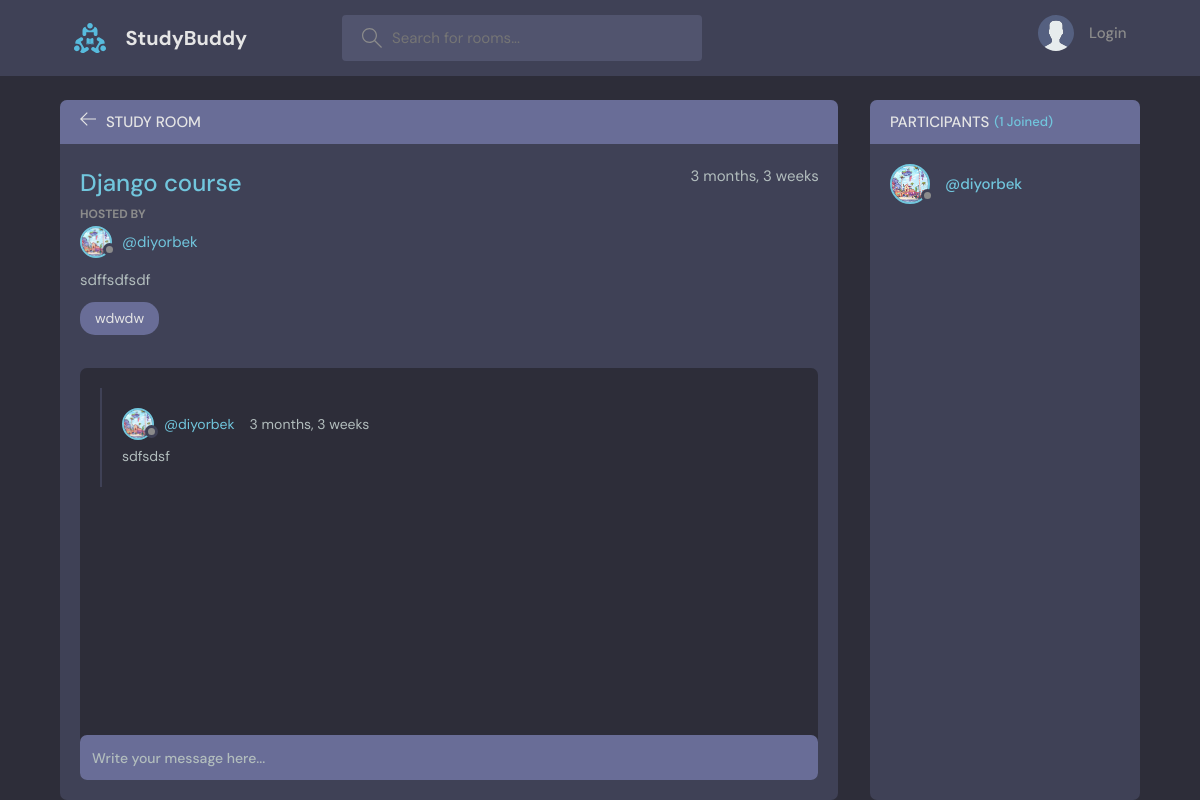
Screenshot of /room-detail/1 with the database file from the repository.
### baseapp/models.py (models this page shows, shortened)
class RommModel(models.Model):
    user = models.ForeignKey(User, on_delete=models.CASCADE, null=True)
    title = models.CharField(max_length=200)
    content = models.TextField()
    category = models.ForeignKey(Category, on_delete=models.PROTECT, null=True)
    participants = models.ManyToManyField(User, related_name='ptns', null=True, blank=True)
    created = models.DateTimeField(auto_now_add=True)
    update = models.DateTimeField(auto_now=True)
    class Meta:
        ordering = ['-created', '-update']

class User(AbstractUser):
    avatar = models.ImageField(upload_to='avas/', blank=True, null=True)
    bio = models.TextField('Bio', blank=True, null=True)

class Category(models.Model):
    cat_name = models.CharField(max_length=150)
    def __str__(self):
        return self.cat_name
    class Meta:
        verbose_name_plural = "Categories"
        verbose_name = "Category"
        ordering = ["cat_name"]

class Messages(models.Model):
    user = models.ForeignKey(User, on_delete=models.CASCADE)
    room = models.ForeignKey(RommModel, on_delete=models.CASCADE)
    message = models.TextField()
    update = models.DateTimeField(auto_now=True)
    created = models.DateTimeField(auto_now_add=True)
    res_active = models.BooleanField(verbose_name='Resent Active', default=True)
    class Meta:
        ordering = ['-created']

### baseapp/views.py (the view, shortened to what this page needs)
# urls.py: path('room-detail/<int:pk>', room_detail, name='room-detail'),
def room_detail(request, pk):
    rm = RommModel.objects.get(id=pk)
    messages = Messages.objects.filter(room_id=rm.pk).order_by('-created')
    participants = rm.participants.all()
    form = MessageForm()
    contex = {'rm': rm, 'messages': messages, 'ptns': participants, 'form': form}
    return render(request, 'theme/room.html', contex)

### baseapp/form.py
class MessageForm(ModelForm):
    class Meta:
        model = Messages
        fields = ['message']
        widgets = {
            'message': Textarea(attrs={
                'class': 'inpt',
                'placeholder': 'Send messages'
            })
        }

### templates/theme/room.html (shortened to what this page needs)
{% extends 'theme/base.html' %}
{% load static %}
{% block content %}
    <main class="profile-page layout layout--2">
      <div class="container">
        <div class="room">
          <div class="room__top">
            <div class="room__topLeft">
              <a href="{% url 'home' %}">
                <svg version="1.1" xmlns="http://www.w3.org/2000/svg" width="32" height="32" viewBox="0 0 32 32">
                  <title>arrow-left</title>
                  <path
                    d="M13.723 2.286l-13.723 13.714 13.719 13.714 1.616-1.611-10.96-10.96h27.625v-2.286h-27.625l10.965-10.965-1.616-1.607z"
                  ></path>
                </svg>
              </a>
              <h3>Study Room</h3>
            </div>
          </div>
          <div class="room__box scroll">
            <div class="room__header scroll">
              <div class="room__info">
                <h3>{{ rm.title }}</h3>
                <span>{{ rm.created | timesince }}</span>
              </div>
              <div class="room__hosted">
                <p>Hosted By</p>
                <a href="{% url 'profile' rm.user.pk %}" class="room__author">
                  <div class="avatar avatar--small">
                    <img src="{{ rm.user.avatar.url }}" />
                  </div>
                  <span>@{{ rm.user.username }}</span>
                </a>
              </div>
              <div class="room__details">
                {{ rm.content }}
              </div>
              <span class="room__topics">{{ rm.category }}</span>
            </div>
            <div class="room__conversation">
              <div class="threads scroll">
                {% for message in messages %}
                  <div class="thread">
                  <div class="thread__top">
                    <div class="thread__author">
                      <a href="{% url 'profile' message.user.pk %}" class="thread__authorInfo">
                        <div class="avatar avatar--small">
                          <img src="{{ message.user.avatar.url }}" />
                        </div>
                        <span>@{{ message.user.username }}</span>
                      </a>
                      <span class="thread__date">{{message.created | timesince}}</span>
                    </div>
                  </div>
                  <div class="thread__details">
                    {{ message.message }}
                  </div>
                </div>
                {% endfor %}
              </div>
            </div>
          </div>
          <div class="room__message">
            <form action="#" method="post">
              <input name="message" placeholder="Write your message here..." />
            </form>
          </div>
        </div>
        <div class="participants">
          <h3 class="participants__top">Participants <span>({{rm.participants.count}} Joined)</span></h3>
          <div class="participants__list scroll">
            {% for p in ptns %}
            <a href="{% url 'profile' p.pk %}" class="participant">
              <div class="avatar avatar--medium">
                <img src="{{ p.avatar.url }}" />
              </div>
              <p>
                <span>@{{p.username}}</span>
              </p>
            </a>
           {% endfor %}
          </div>
        </div>
      </div>
    </main>
  {% endblock content %}

### rows the page displays
RommModel: title "Django course", created "3 months, 3 weeks", user.avatar (picture), user.username "diyorbek", content "sdffsdfsdf", category "wdwdw", participants.count "1"
Messages: user.avatar (picture), user.username "diyorbek", created "3 months, 3 weeks", message "sdfsdsf"
User: avatar (picture), username "diyorbek"
